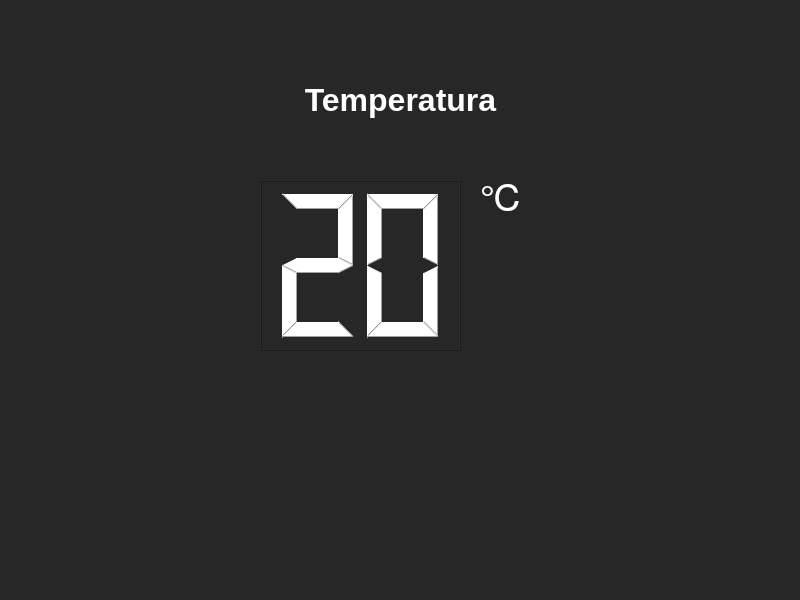
<?xml version="1.0" encoding="UTF-8"?>
<ui version="4.0">
 <class>MainWindow</class>
 <widget class="QMainWindow" name="MainWindow">
  <property name="geometry">
   <rect>
    <x>0</x>
    <y>0</y>
    <width>800</width>
    <height>600</height>
   </rect>
  </property>
  <property name="windowTitle">
   <string>MainWindow</string>
  </property>
  <property name="styleSheet">
   <string notr="true">background-color: rgb(39,39,39);</string>
  </property>
  <widget class="QWidget" name="centralwidget">
   <widget class="QLabel" name="label">
    <property name="geometry">
     <rect>
      <x>0</x>
      <y>50</y>
      <width>801</width>
      <height>101</height>
     </rect>
    </property>
    <property name="text">
     <string>&lt;html&gt;&lt;head/&gt;&lt;body&gt;&lt;p align=&quot;center&quot;&gt;&lt;span style=&quot; font-size:24pt; font-weight:700; color:#ffffff;&quot;&gt;Temperatura&lt;/span&gt;&lt;/p&gt;&lt;/body&gt;&lt;/html&gt;</string>
    </property>
   </widget>
   <widget class="QLCDNumber" name="temperature">
    <property name="geometry">
     <rect>
      <x>260</x>
      <y>180</y>
      <width>201</width>
      <height>171</height>
     </rect>
    </property>
    <property name="styleSheet">
     <string notr="true">color: white;</string>
    </property>
    <property name="digitCount">
     <number>2</number>
    </property>
    <property name="value" stdset="0">
     <double>20.000000000000000</double>
    </property>
   </widget>
   <widget class="QLabel" name="label_2">
    <property name="geometry">
     <rect>
      <x>480</x>
      <y>160</y>
      <width>61</width>
      <height>71</height>
     </rect>
    </property>
    <property name="text">
     <string>&lt;html&gt;&lt;head/&gt;&lt;body&gt;&lt;p&gt;&lt;span style=&quot; font-size:28pt; color:#ffffff;&quot;&gt;℃&lt;/span&gt;&lt;/p&gt;&lt;/body&gt;&lt;/html&gt;</string>
    </property>
   </widget>
  </widget>
  <widget class="QMenuBar" name="menubar">
   <property name="geometry">
    <rect>
     <x>0</x>
     <y>0</y>
     <width>800</width>
     <height>25</height>
    </rect>
   </property>
  </widget>
  <widget class="QStatusBar" name="statusbar"/>
 </widget>
 <resources/>
 <connections/>
</ui>
